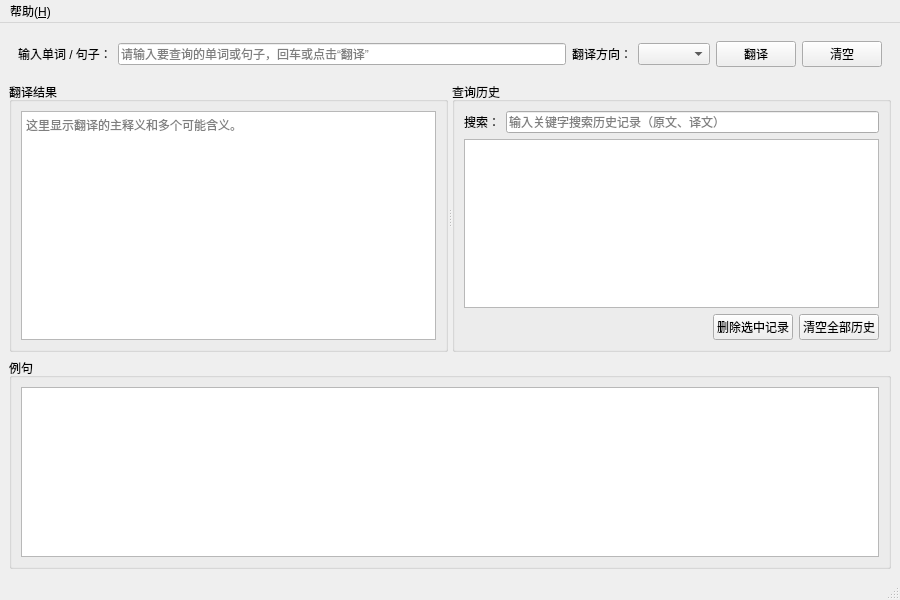
<?xml version="1.0" encoding="UTF-8"?>
<ui version="4.0">
 <class>MainWindow</class>
 <widget class="QMainWindow" name="MainWindow">
  <property name="geometry">
   <rect>
    <x>0</x>
    <y>0</y>
    <width>900</width>
    <height>600</height>
   </rect>
  </property>
  <property name="windowTitle">
   <string>翻译工具</string>
  </property>
  <widget class="QWidget" name="centralwidget">
   <layout class="QVBoxLayout" name="verticalLayout">
    <item>
     <widget class="QWidget" name="topWidget" native="true">
      <layout class="QHBoxLayout" name="horizontalLayout">
       <item>
        <widget class="QLabel" name="labelInput">
         <property name="text">
          <string>输入单词 / 句子：</string>
         </property>
        </widget>
       </item>
       <item>
        <widget class="QLineEdit" name="lineEditInput">
         <property name="placeholderText">
          <string>请输入要查询的单词或句子，回车或点击“翻译”</string>
         </property>
        </widget>
       </item>
       <item>
        <widget class="QLabel" name="labelDirection">
         <property name="text">
          <string>翻译方向：</string>
         </property>
        </widget>
       </item>
       <item>
        <widget class="QComboBox" name="comboDirection"/>
       </item>
       <item>
        <widget class="QPushButton" name="btnTranslate">
         <property name="text">
          <string>翻译</string>
         </property>
        </widget>
       </item>
       <item>
        <widget class="QPushButton" name="btnClear">
         <property name="text">
          <string>清空</string>
         </property>
        </widget>
       </item>
      </layout>
     </widget>
    </item>
    <item>
      <widget class="QSplitter" name="splitter">
       <property name="orientation">
        <enum>Qt::Horizontal</enum>
       </property>
       <widget class="QGroupBox" name="groupBoxResult">
        <property name="title">
         <string>翻译结果</string>
        </property>
        <layout class="QVBoxLayout" name="verticalLayoutResult">
         <item>
          <widget class="QTextEdit" name="textEditResult">
           <property name="placeholderText">
            <string>这里显示翻译的主释义和多个可能含义。</string>
           </property>
          </widget>
         </item>
        </layout>
       </widget>
       <widget class="QGroupBox" name="groupBoxHistory">
        <property name="title">
         <string>查询历史</string>
        </property>
        <layout class="QVBoxLayout" name="verticalLayoutHistory">
         <item>
          <layout class="QHBoxLayout" name="horizontalLayoutFilter">
           <item>
            <widget class="QLabel" name="labelFilter">
             <property name="text">
              <string>搜索：</string>
             </property>
            </widget>
           </item>
           <item>
            <widget class="QLineEdit" name="lineEditFilter">
             <property name="placeholderText">
              <string>输入关键字搜索历史记录（原文、译文）</string>
             </property>
            </widget>
           </item>
          </layout>
         </item>
         <item>
          <widget class="QTableView" name="tableHistory"/>
         </item>
         <item>
          <layout class="QHBoxLayout" name="horizontalLayoutHistoryButtons">
           <item>
            <spacer name="horizontalSpacerHistory">
             <property name="orientation">
              <enum>Qt::Horizontal</enum>
             </property>
             <property name="sizeHint" stdset="0">
              <size>
               <width>40</width>
               <height>20</height>
              </size>
             </property>
            </spacer>
           </item>
           <item>
            <widget class="QPushButton" name="btnDeleteSelected">
             <property name="text">
              <string>删除选中记录</string>
             </property>
            </widget>
           </item>
           <item>
            <widget class="QPushButton" name="btnClearHistory">
             <property name="text">
              <string>清空全部历史</string>
             </property>
            </widget>
           </item>
          </layout>
         </item>
        </layout>
       </widget>
      </widget>
    </item>
    <item>
     <widget class="QGroupBox" name="groupBoxExamples">
      <property name="title">
       <string>例句</string>
      </property>
      <layout class="QVBoxLayout" name="verticalLayoutExamples">
       <item>
        <widget class="QTextEdit" name="textEditExamples"/>
       </item>
      </layout>
     </widget>
    </item>
   </layout>
  </widget>
  <widget class="QMenuBar" name="menubar">
   <property name="geometry">
    <rect>
     <x>0</x>
     <y>0</y>
     <width>900</width>
     <height>22</height>
    </rect>
   </property>
   <widget class="QMenu" name="menuHelp">
    <property name="title">
     <string>帮助(&amp;H)</string>
    </property>
    <addaction name="actionAbout"/>
   </widget>
   <addaction name="menuHelp"/>
  </widget>
  <widget class="QStatusBar" name="statusbar"/>
  <action name="actionAbout">
   <property name="text">
    <string>关于</string>
   </property>
  </action>
 </widget>
 <resources/>
 <connections/>
</ui>
